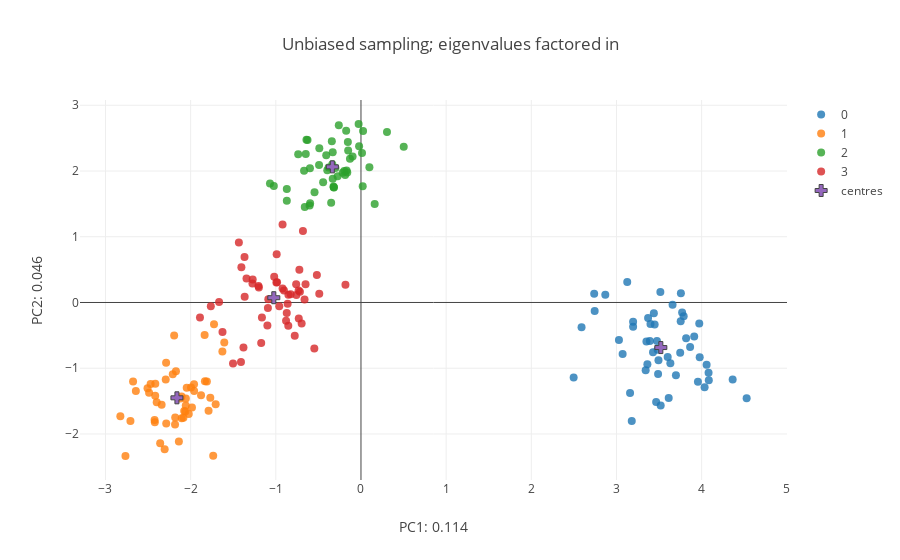

Notebook cell for this chart:
### Markdown cell above
#### II. c. Even sampling.


We can compare this output with what we would have gotten from sampling equally across our selected vectors.

For this purpose we sample equally from the same frequency vectors as in the biased scenario and perform PCA on the resulting data set.

### Code cell
#### Selecting new, equal sample sizes but derive haplotypes from the same frequency vectors.

Sizes= [50,50,50,50]
labels= np.repeat(np.array([x for x in range(N_pops)]),Sizes)

data= []

for k in range(N_pops):
    
    probs= vector_lib[Pops[k],:]
    probs= [[0,x][int(x >= 0)] for x in probs]
    probs= [[1,x][int(x <= 1)] for x in probs]
    
    m= Sizes[k]
    Haps= [[np.random.choice([1,0],p= [1-probs[x],probs[x]]) for x in range(L)] for acc in range(m)]
    
    data.extend(Haps)

data= np.array(data)
#data= scale(data)

#### clalculate pairwise genetic distances
iugen_unbiased= np.triu_indices(data.shape[0],1)

unbias_gen_diffs= pairwise_distances(data,metric= pairwise_gen)
unbias_gen_diffs= np.array(unbias_gen_diffs)

unbias_gen_diffs= unbias_gen_diffs[iugen_unbiased]

### perform PCA

n_comp = 5

pca = PCA(n_components=n_comp, whiten=False,svd_solver='randomized').fit(data)

features= pca.transform(data)# * pca.explained_variance_ratio_

var_comps= pca.explained_variance_ratio_
print("; ".join(['PC{0}: {1}'.format(x+1,round(var_comps[x],3)) for x in range(n_comp)]))
print(features.shape)


#### Calculate centroids of labelled data in feature space.
unbias_centroids= [np.mean(features[[y for y in range(features.shape[0]) if labels[y] == z],:],axis= 0) for z in range(N_pops)]
unbias_centroids= np.array(unbias_centroids)


#### Plot projections + Centroids.

fig_data= [go.Scatter(
        x = features[[x for x in range(sum(Sizes)) if labels[x] == i],0],
        y = features[[x for x in range(sum(Sizes)) if labels[x] == i],1],
        type='scatter',
        mode= "markers",
        marker= {
        'line': {'width': 0},
        'size': 8,
        'symbol': 'circle',
      "opacity": .8
      },
      name= str(i)
    ) for i in range(N_pops)]


fig_data.append(
    go.Scatter(
        x= unbias_centroids[:,0],
        y= unbias_centroids[:,1],
        type= 'scatter',
        mode= 'markers',
        name= 'centres',
        marker= {
        'line': {'width': 1},
        'size': 10,
        'symbol': 'cross'
        }
    )
)

layout = go.Layout(
    title= 'Unbiased sampling; eigenvalues factored in',
    yaxis=dict(
        title='PC2: {}'.format(round(var_comps[1],3))),
    xaxis=dict(
    title= 'PC1: {}'.format(round(var_comps[0],3))),
)

fig = go.Figure(data=fig_data, layout=layout)
iplot(fig)

### Figure 1 — Plotly figure (JSON) as saved in the notebook; plotly's stock layout.template omitted (floating-point values rounded to 4 significant figures)
{"data": [{"marker": {"line": {"width": 0}, "opacity": 0.8, "size": 8, "symbol": "circle"}, "mode": "markers", "name": "0", "type": "scatter", "x": [3.519, 4.058, 3.429, 3.126, 3.515, 3.448, 3.029, 3.195, 3.756, 3.601, 3.972, 3.977, 3.343, 3.466, 3.439, 3.659, 3.179, 4.084, 3.956, 3.864, 3.818, 3.475, 3.789, 3.483, 3.371, 3.771, 4.528, 2.738, 3.489, 3.352, 2.744, 4.081, 4.364, 2.497, 3.399, 3.913, 3.16, 3.493, 3.698, 2.59, 3.748, 3.195, 2.869, 3.613, 3.392, 3.633, 4.035, 3.754, 3.363, 3.072], "y": [-1.569, -0.9465, -0.7569, 0.311, 0.1608, -0.3347, -0.569, -0.3704, 0.1386, -0.8274, -0.3195, -0.8336, -1.032, -1.513, -0.1646, -0.03438, -1.802, -1.182, -1.207, -0.6756, -0.5449, -0.5842, -0.2075, -0.7181, -0.2365, -0.1541, -1.455, 0.133, -1.087, -0.5946, -0.1291, -1.069, -1.173, -1.141, -0.3256, -0.516, -1.375, -0.8775, -1.108, -0.3767, -0.7656, -0.2945, 0.1168, -1.452, -0.5859, -0.9255, -1.289, -0.2866, -0.9393, -0.7819]}, {"marker": {"line": {"width": 0}, "opacity": 0.8, "size": 8, "symbol": "circle"}, "mode": "markers", "name": "1", "type": "scatter", "x": [-2.21, -2.415, -2.488, -2.398, -1.878, -2.423, -2.057, -2.765, -2.358, -2.107, -2.172, -2.057, -2.183, -1.832, -2.194, -2.293, -1.769, -2.305, -1.96, -2.138, -1.627, -1.81, -2.506, -1.836, -2.825, -2.181, -1.79, -2.47, -1.735, -1.996, -2.076, -2.287, -2.046, -1.726, -2.062, -1.984, -2.12, -2.643, -2.421, -2.341, -2.416, -2.707, -2.022, -2.676, -2.288, -1.959, -2.085, -2.105, -1.605, -1.706], "y": [-1.09, -1.236, -1.374, -1.519, -1.41, -1.788, -1.565, -2.335, -2.142, -1.43, -1.046, -1.462, -1.854, -1.199, -0.5016, -1.17, -1.447, -2.232, -1.245, -2.115, -0.7453, -1.201, -1.303, -0.4932, -1.729, -1.749, -1.648, -1.24, -2.33, -1.291, -1.65, -1.842, -1.298, -0.3294, -1.659, -1.598, -1.461, -1.345, -1.822, -1.554, -1.417, -1.804, -1.697, -1.201, -0.9174, -1.347, -1.753, -1.759, -0.6087, -1.548]}, {"marker": {"line": {"width": 0}, "opacity": 0.8, "size": 8, "symbol": "circle"}, "mode": "markers", "name": "2", "type": "scatter", "x": [-0.169, -0.8707, -0.492, -0.6281, -0.3318, -0.3224, -0.3422, 0.3053, -0.6481, -0.1293, -0.8707, -0.3501, -0.1505, -0.09846, -0.3319, -0.6599, -0.1607, -0.5974, -0.4078, -0.5991, -0.38, -0.2603, 0.1609, -0.6398, -1.023, -0.2741, -0.7371, 0.02473, -0.6028, -0.1739, -0.154, -0.3954, 0.09894, -0.6683, -0.4892, -0.1862, 0.0124, -0.02787, 0.5019, -0.1967, -0.5453, 0.02034, -1.068, -0.4442, -0.2151, -0.2997, -0.3177, -0.3198, -0.02207, -0.3363], "y": [2.008, 1.725, 2.09, 2.47, 1.883, 1.763, 2.453, 2.592, 2.259, 2.185, 1.547, 1.517, 2.314, 2.219, 2.285, 1.452, 1.977, 1.509, 2.239, 2.044, 2.055, 2.696, 1.496, 2.474, 1.77, 1.921, 2.256, 2.608, 1.474, 2.61, 2.44, 2.011, 2.059, 2.003, 2.346, 1.939, 2.274, 2.715, 2.37, 1.999, 1.676, 1.769, 1.811, 1.829, 1.974, 2.047, 1.75, 1.755, 2.376, 2.101]}, {"marker": {"line": {"width": 0}, "opacity": 0.8, "size": 8, "symbol": "circle"}, "mode": "markers", "name": "3", "type": "scatter", "x": [-0.8714, -0.6814, -0.6625, -1.344, -0.9851, -0.8521, -1.088, -0.1823, -1.019, -1.274, -1.89, -0.8611, -1.093, -0.717, -0.7303, -1.434, -1.099, -0.7777, -1.409, -0.732, -0.6966, -0.904, -1.38, -0.8534, -0.7233, -0.5477, -0.8258, -0.8796, -1.763, -1.367, -0.9899, -1.204, -1.666, -0.651, -0.5179, -0.7611, -1.404, -0.4897, -1.626, -0.9208, -1.172, -0.9205, -1.366, -1.272, -0.9597, -0.9932, -0.7587, -1.163, -1.199, -1.502], "y": [-0.1615, 1.085, 0.04534, 0.364, 0.3076, 0.1188, 0.04853, 0.2708, 0.3925, 0.2879, -0.2277, -0.01968, -0.08538, 0.162, -0.2434, 0.911, -0.3491, -0.5056, -0.9051, 0.1836, -0.3182, 0.1816, -0.6842, -0.3527, 0.4962, -0.6986, 0.1243, -0.2768, -0.05672, 0.6927, 0.7334, 0.2498, 0.009156, 0.2791, 0.419, 0.2781, 0.5375, 0.1315, -0.4487, 1.187, -0.6146, 0.2138, 0.08564, 0.3506, -0.05833, 0.3058, 0.1139, -0.2278, 0.2293, -0.9275]}, {"marker": {"line": {"width": 1}, "size": 10, "symbol": "cross"}, "mode": "markers", "name": "centres", "type": "scatter", "x": [3.521, -2.161, -0.3363, -1.024], "y": [-0.6854, -1.45, 2.063, 0.07269]}], "layout": {"title": "Unbiased sampling; eigenvalues factored in", "xaxis": {"title": "PC1: 0.114"}, "yaxis": {"title": "PC2: 0.046"}}}
